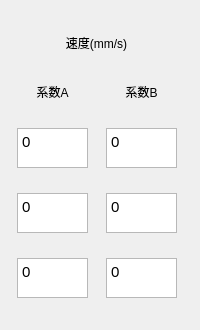
         <widget class="QWidget" name="layoutWidget_6">
          <property name="geometry">
           <rect>
            <x>319</x>
            <y>150</y>
            <width>200</width>
            <height>330</height>
           </rect>
          </property>
          <layout class="QGridLayout" name="gridLayout_12">
           <item row="3" column="1">
            <widget class="QTextBrowser" name="textBrowser_2_x_a_48">
             <property name="minimumSize">
              <size>
               <width>71</width>
               <height>40</height>
              </size>
             </property>
             <property name="maximumSize">
              <size>
               <width>71</width>
               <height>40</height>
              </size>
             </property>
             <property name="font">
              <font>
               <pointsize>11</pointsize>
              </font>
             </property>
             <property name="html">
              <string>&lt;!DOCTYPE HTML PUBLIC &quot;-//W3C//DTD HTML 4.0//EN&quot; &quot;http://www.w3.org/TR/REC-html40/strict.dtd&quot;&gt;
&lt;html&gt;&lt;head&gt;&lt;meta name=&quot;qrichtext&quot; content=&quot;1&quot; /&gt;&lt;style type=&quot;text/css&quot;&gt;
p, li { white-space: pre-wrap; }
&lt;/style&gt;&lt;/head&gt;&lt;body style=&quot; font-family:'SimSun'; font-size:11pt; font-weight:400; font-style:normal;&quot;&gt;
&lt;p style=&quot; margin-top:0px; margin-bottom:0px; margin-left:0px; margin-right:0px; -qt-block-indent:0; text-indent:0px;&quot;&gt;0&lt;/p&gt;&lt;/body&gt;&lt;/html&gt;</string>
             </property>
            </widget>
           </item>
           <item row="2" column="0">
            <widget class="QTextBrowser" name="textBrowser_2_x_a_49">
             <property name="minimumSize">
              <size>
               <width>71</width>
               <height>40</height>
              </size>
             </property>
             <property name="maximumSize">
              <size>
               <width>71</width>
               <height>40</height>
              </size>
             </property>
             <property name="font">
              <font>
               <pointsize>11</pointsize>
              </font>
             </property>
             <property name="html">
              <string>&lt;!DOCTYPE HTML PUBLIC &quot;-//W3C//DTD HTML 4.0//EN&quot; &quot;http://www.w3.org/TR/REC-html40/strict.dtd&quot;&gt;
&lt;html&gt;&lt;head&gt;&lt;meta name=&quot;qrichtext&quot; content=&quot;1&quot; /&gt;&lt;style type=&quot;text/css&quot;&gt;
p, li { white-space: pre-wrap; }
&lt;/style&gt;&lt;/head&gt;&lt;body style=&quot; font-family:'SimSun'; font-size:11pt; font-weight:400; font-style:normal;&quot;&gt;
&lt;p style=&quot; margin-top:0px; margin-bottom:0px; margin-left:0px; margin-right:0px; -qt-block-indent:0; text-indent:0px;&quot;&gt;0&lt;/p&gt;&lt;/body&gt;&lt;/html&gt;</string>
             </property>
            </widget>
           </item>
           <item row="0" column="0" colspan="2">
            <widget class="QLabel" name="label_60">
             <property name="minimumSize">
              <size>
               <width>159</width>
               <height>23</height>
              </size>
             </property>
             <property name="maximumSize">
              <size>
               <width>148</width>
               <height>25</height>
              </size>
             </property>
             <property name="text">
              <string>速度(mm/s)</string>
             </property>
             <property name="alignment">
              <set>Qt::AlignCenter</set>
             </property>
            </widget>
           </item>
           <item row="1" column="0">
            <widget class="QLabel" name="label_61">
             <property name="minimumSize">
              <size>
               <width>71</width>
               <height>23</height>
              </size>
             </property>
             <property name="maximumSize">
              <size>
               <width>51</width>
               <height>23</height>
              </size>
             </property>
             <property name="text">
              <string>系数A</string>
             </property>
             <property name="alignment">
              <set>Qt::AlignCenter</set>
             </property>
             <property name="wordWrap">
              <bool>false</bool>
             </property>
            </widget>
           </item>
           <item row="4" column="0">
            <widget class="QTextBrowser" name="textBrowser_2_x_a_50">
             <property name="minimumSize">
              <size>
               <width>71</width>
               <height>40</height>
              </size>
             </property>
             <property name="maximumSize">
              <size>
               <width>71</width>
               <height>40</height>
              </size>
             </property>
             <property name="font">
              <font>
               <pointsize>11</pointsize>
              </font>
             </property>
             <property name="html">
              <string>&lt;!DOCTYPE HTML PUBLIC &quot;-//W3C//DTD HTML 4.0//EN&quot; &quot;http://www.w3.org/TR/REC-html40/strict.dtd&quot;&gt;
&lt;html&gt;&lt;head&gt;&lt;meta name=&quot;qrichtext&quot; content=&quot;1&quot; /&gt;&lt;style type=&quot;text/css&quot;&gt;
p, li { white-space: pre-wrap; }
&lt;/style&gt;&lt;/head&gt;&lt;body style=&quot; font-family:'SimSun'; font-size:11pt; font-weight:400; font-style:normal;&quot;&gt;
&lt;p style=&quot; margin-top:0px; margin-bottom:0px; margin-left:0px; margin-right:0px; -qt-block-indent:0; text-indent:0px;&quot;&gt;0&lt;/p&gt;&lt;/body&gt;&lt;/html&gt;</string>
             </property>
            </widget>
           </item>
           <item row="3" column="0">
            <widget class="QTextBrowser" name="textBrowser_2_x_a_51">
             <property name="minimumSize">
              <size>
               <width>71</width>
               <height>40</height>
              </size>
             </property>
             <property name="maximumSize">
              <size>
               <width>71</width>
               <height>40</height>
              </size>
             </property>
             <property name="font">
              <font>
               <pointsize>11</pointsize>
              </font>
             </property>
             <property name="html">
              <string>&lt;!DOCTYPE HTML PUBLIC &quot;-//W3C//DTD HTML 4.0//EN&quot; &quot;http://www.w3.org/TR/REC-html40/strict.dtd&quot;&gt;
&lt;html&gt;&lt;head&gt;&lt;meta name=&quot;qrichtext&quot; content=&quot;1&quot; /&gt;&lt;style type=&quot;text/css&quot;&gt;
p, li { white-space: pre-wrap; }
&lt;/style&gt;&lt;/head&gt;&lt;body style=&quot; font-family:'SimSun'; font-size:11pt; font-weight:400; font-style:normal;&quot;&gt;
&lt;p style=&quot; margin-top:0px; margin-bottom:0px; margin-left:0px; margin-right:0px; -qt-block-indent:0; text-indent:0px;&quot;&gt;0&lt;/p&gt;&lt;/body&gt;&lt;/html&gt;</string>
             </property>
            </widget>
           </item>
           <item row="4" column="1">
            <widget class="QTextBrowser" name="textBrowser_2_x_a_52">
             <property name="minimumSize">
              <size>
               <width>71</width>
               <height>40</height>
              </size>
             </property>
             <property name="maximumSize">
              <size>
               <width>71</width>
               <height>40</height>
              </size>
             </property>
             <property name="font">
              <font>
               <pointsize>11</pointsize>
              </font>
             </property>
             <property name="html">
              <string>&lt;!DOCTYPE HTML PUBLIC &quot;-//W3C//DTD HTML 4.0//EN&quot; &quot;http://www.w3.org/TR/REC-html40/strict.dtd&quot;&gt;
&lt;html&gt;&lt;head&gt;&lt;meta name=&quot;qrichtext&quot; content=&quot;1&quot; /&gt;&lt;style type=&quot;text/css&quot;&gt;
p, li { white-space: pre-wrap; }
&lt;/style&gt;&lt;/head&gt;&lt;body style=&quot; font-family:'SimSun'; font-size:11pt; font-weight:400; font-style:normal;&quot;&gt;
&lt;p style=&quot; margin-top:0px; margin-bottom:0px; margin-left:0px; margin-right:0px; -qt-block-indent:0; text-indent:0px;&quot;&gt;0&lt;/p&gt;&lt;/body&gt;&lt;/html&gt;</string>
             </property>
            </widget>
           </item>
           <item row="2" column="1">
            <widget class="QTextBrowser" name="textBrowser_2_x_a_53">
             <property name="minimumSize">
              <size>
               <width>71</width>
               <height>40</height>
              </size>
             </property>
             <property name="maximumSize">
              <size>
               <width>71</width>
               <height>40</height>
              </size>
             </property>
             <property name="font">
              <font>
               <pointsize>11</pointsize>
              </font>
             </property>
             <property name="html">
              <string>&lt;!DOCTYPE HTML PUBLIC &quot;-//W3C//DTD HTML 4.0//EN&quot; &quot;http://www.w3.org/TR/REC-html40/strict.dtd&quot;&gt;
&lt;html&gt;&lt;head&gt;&lt;meta name=&quot;qrichtext&quot; content=&quot;1&quot; /&gt;&lt;style type=&quot;text/css&quot;&gt;
p, li { white-space: pre-wrap; }
&lt;/style&gt;&lt;/head&gt;&lt;body style=&quot; font-family:'SimSun'; font-size:11pt; font-weight:400; font-style:normal;&quot;&gt;
&lt;p style=&quot; margin-top:0px; margin-bottom:0px; margin-left:0px; margin-right:0px; -qt-block-indent:0; text-indent:0px;&quot;&gt;0&lt;/p&gt;&lt;/body&gt;&lt;/html&gt;</string>
             </property>
            </widget>
           </item>
           <item row="1" column="1">
            <widget class="QLabel" name="label_62">
             <property name="minimumSize">
              <size>
               <width>71</width>
               <height>23</height>
              </size>
             </property>
             <property name="maximumSize">
              <size>
               <width>51</width>
               <height>23</height>
              </size>
             </property>
             <property name="text">
              <string>系数B</string>
             </property>
             <property name="alignment">
              <set>Qt::AlignCenter</set>
             </property>
            </widget>
           </item>
          </layout>
         </widget>
